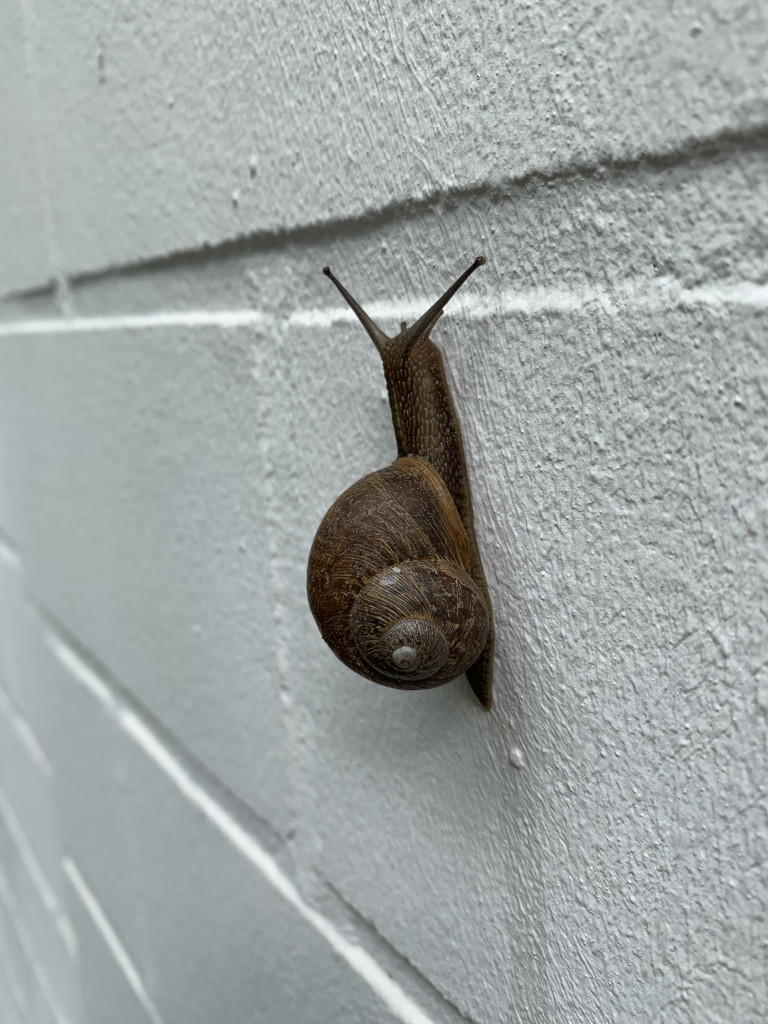
#> input picture Data aufbereiten/bilder_aufbereiten/schnecke.jpg, 768 x 1024 px
$ python sclearn_aufgabe_MS.py
#> lines starting #> are read from the running program, lines starting #| are printed output that depends on the picture; after the words box and inside, x2 and y2 are one past the last pixel; in counts of white or black regions, pixels touching at a corner belong together
from skimage import io, color
from skimage.filters import gaussian
import matplotlib.pyplot as plt
from os import path

#Pfade Einrichtung
current_dir = path.dirname(path.abspath(__file__))
filename = path.join(current_dir,"schnecke.jpg")

fig, ax  = plt.subplots(1,3, figsize=(12,5))

#image laden
image = io.imread(filename)
#> image is the input picture: shape (1024, 768, 3); mean R, G, B 157.6, 163.1, 162.4

#Schritt 1. image Vorverabeitung
if image.ndim == 3:
    image = color.rgb2gray(image)
#> image: shape (1024, 768) float64

#Schritt 2. Image Glätterung
#reduziert Rauschen und macht die Bildverarbeitung robuster
image_smooth = gaussian(image, sigma=1.0)

#Schritt 3 Höher Kontrast setzen

# Kantendetektion (Canny)
from skimage.feature import canny

edges = canny(
    image_smooth,
    sigma=1.5,
    low_threshold=0.1,
    high_threshold=0.3,
    use_quantiles=True
)
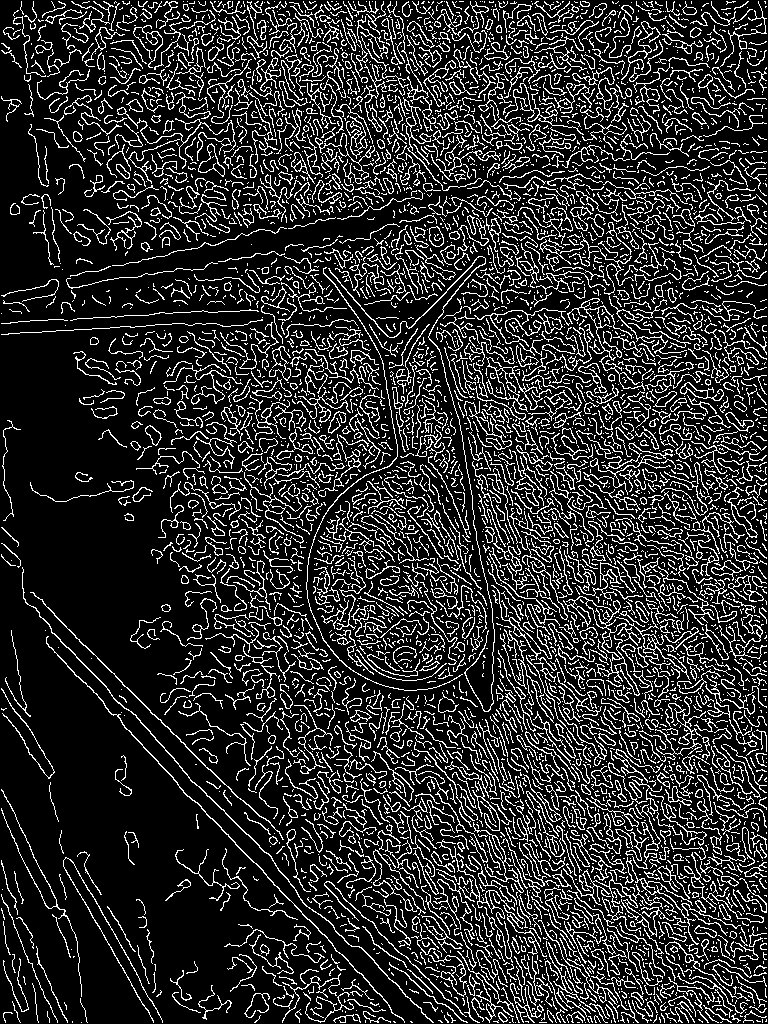
#> edges: shape (1024, 768) bool; 17.5% white in thin lines or dots

# Segmentierung (Chan_Vese)
from skimage.segmentation import chan_vese

segmentation = chan_vese(
    image_smooth,
    mu=0.4,
    lambda1=1.0,
    lambda2=1.0,
    init_level_set="checkerboard",
    max_num_iter=100
)
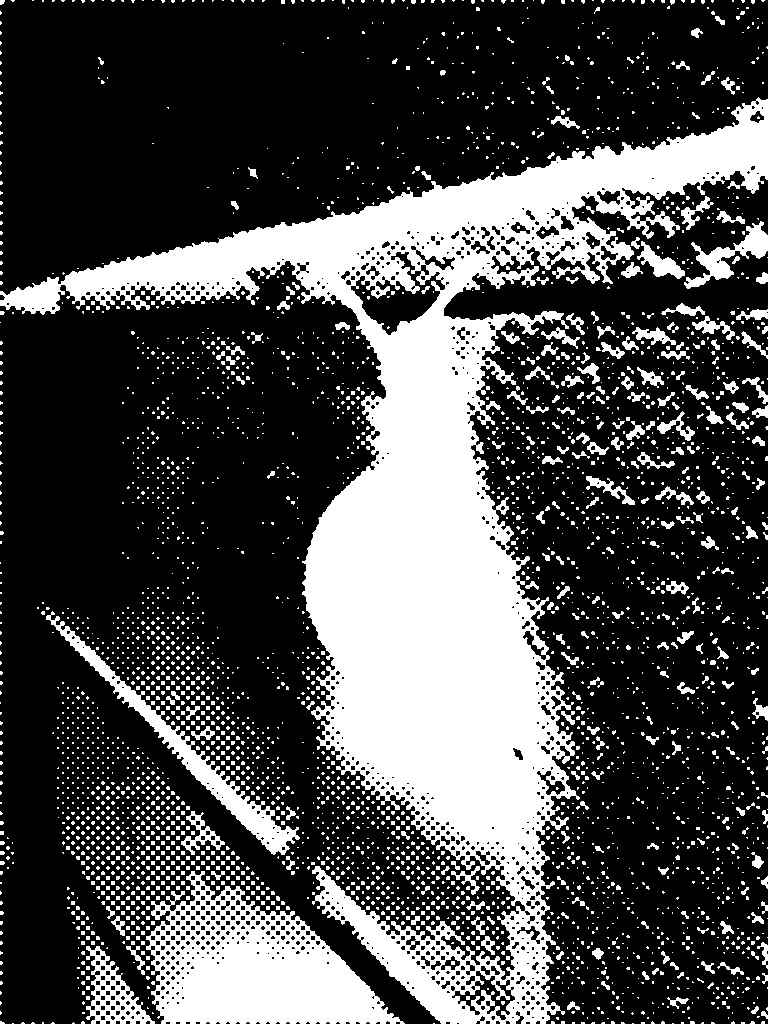
#> segmentation: shape (1024, 768) bool; 29% white; 3619 white regions (3360 under 20 px), largest, box (x1, y1, x2, y2) and area: (0, 97, 768, 1024) 155117, (146, 871, 405, 1024) 21188, (46, 611, 300, 855) 5601

# Feature-Extraktion : Erzeuge numerische Features für ML
import numpy as np

features = {
    "edge_density":edges.mean(), # kantig
    "segmant_area":segmentation.sum(), # Größe
    "mean_intensity_segment":image[segmentation].mean(),# Material
    "std_intensity_segment":image[segmentation].std()#Texturehinweise
}
#> features = {'edge_density': 0.175, 'segmant_area': 228151, 'mean_intensity_segment': 0.486, 'std_intensity_segment': 0.173}
X = np.array(list(features.values()))
#> X = [0.175, 228151, 0.486, 0.173]
print(X)
#| [1.74748739e-01 2.28151000e+05 4.86345399e-01 1.72869316e-01]

# Vorbereitung für sklearn
from sklearn.preprocessing import StandardScaler

scaler = StandardScaler()
X_scaled = scaler.fit_transform(X.reshape(1,-1))
#> X_scaled = [[0, 0, 0, 0]]


#io.imshow(image)
ax[0].imshow(image, cmap="gray")
ax[0].set_title("Original")

ax[1].imshow(edges, cmap="gray")
ax[1].set_title("Canny")

ax[2].imshow(segmentation, cmap="gray")
ax[2].contour(segmentation, color="r")
ax[2].set_title("Chan_Vese")

plt.show()
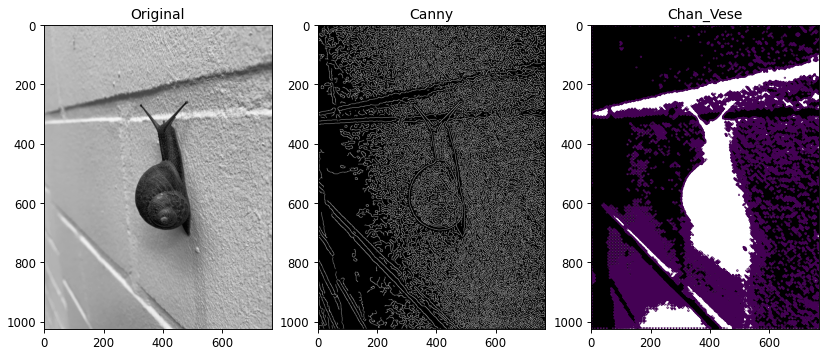
#> figure drawn by matplotlib, 3 panels

$ run again, with Data aufbereiten/bilder_aufbereiten/Ameba_002.jpg copied over Data aufbereiten/bilder_aufbereiten/schnecke.jpg
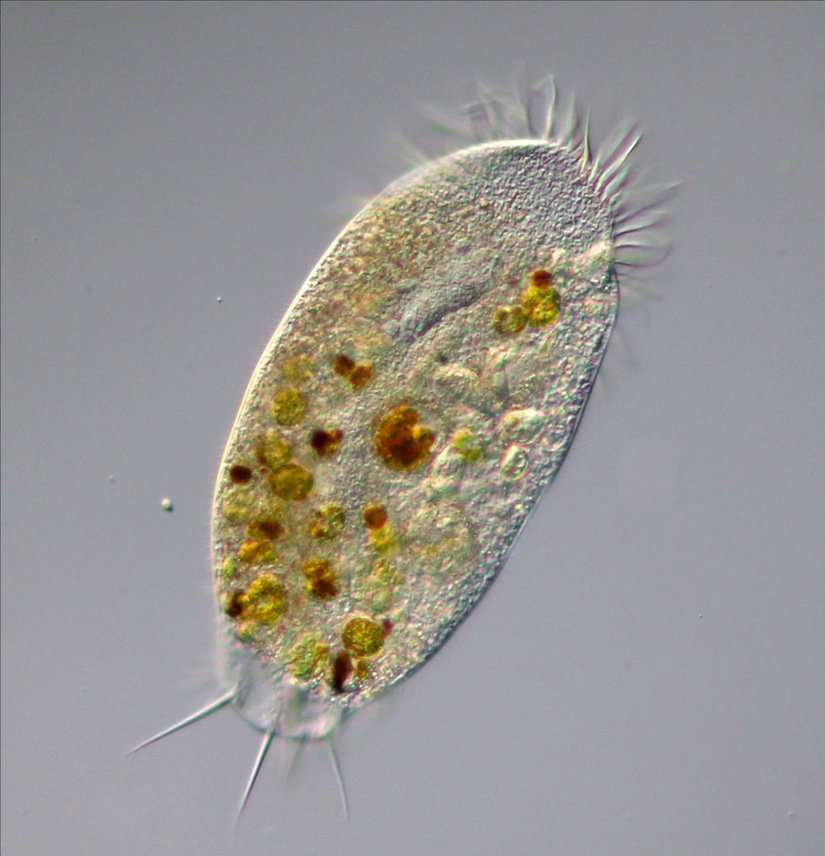
#> input picture Data aufbereiten/bilder_aufbereiten/Ameba_002.jpg, 825 x 856 px, shrunk from 2780 x 2885 before the run
#> image is the input picture: shape (856, 825, 3); mean R, G, B 152.4, 149.6, 146.4
#> image: shape (856, 825) float64
#> `edges = canny( image_smooth, sigma=1.5, low_threshold=0.1, high_thresh..`:
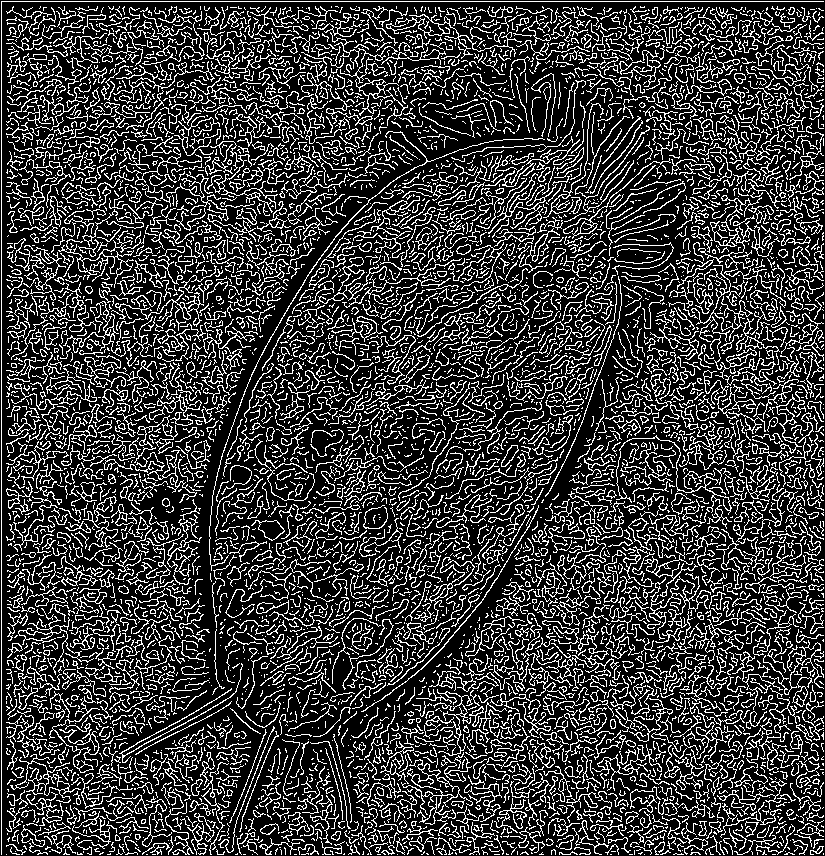
#> edges: shape (856, 825) bool; 22.7% white in thin lines or dots
#> segmentation: shape (856, 825) bool; 53.2% white; 7006 black regions (6909 under 20 px), largest, box (x1, y1, x2, y2) and area: (0, 0, 825, 715) 236295, (291, 616, 395, 705) 4422, (291, 706, 360, 770) 869
#> features = {'edge_density': 0.227, 'segmant_area': 375856, 'mean_intensity_segment': 0.622, 'std_intensity_segment': 0.0617}
#> X = [0.227, 375856, 0.622, 0.0617]
#| [2.27459643e-01 3.75856000e+05 6.22267825e-01 6.16698316e-02]
#> X_scaled = [[0, 0, 0, 0]]
#> `plt.show()`:
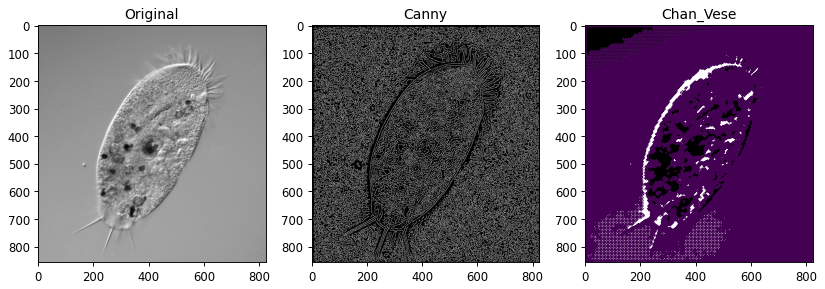
#> figure drawn by matplotlib, 3 panels

$ run again, with Data aufbereiten/bilder_aufbereiten/apple.jpg copied over Data aufbereiten/bilder_aufbereiten/schnecke.jpg
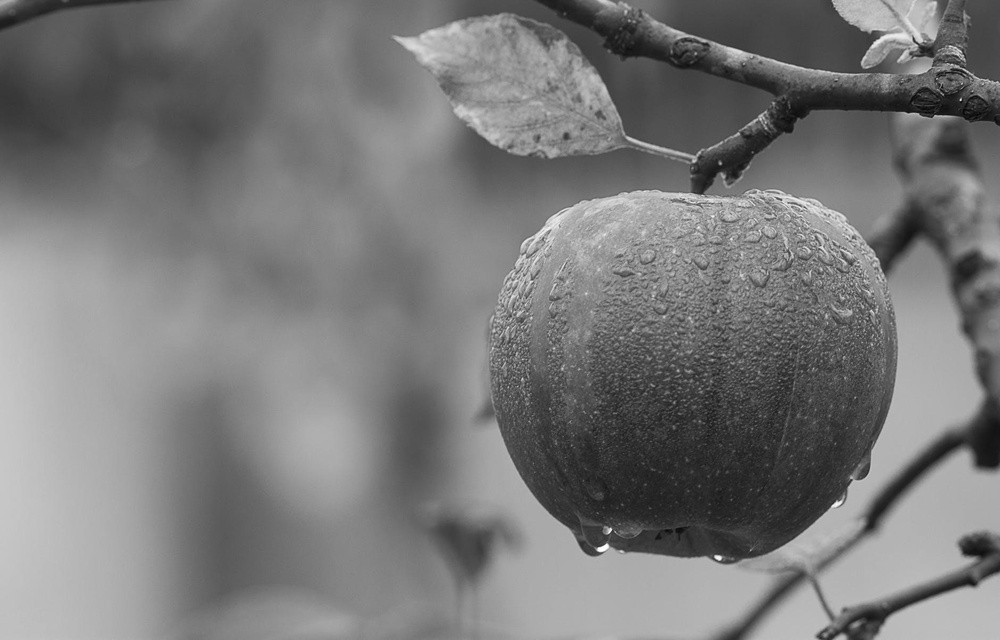
#> input picture Data aufbereiten/bilder_aufbereiten/apple.jpg, 1000 x 640 px, shrunk from 1880 x 1204 before the run
#> image is the input picture: shape (640, 1000); min 1, max 255, mean 121.2
#> `edges = canny( image_smooth, sigma=1.5, low_threshold=0.1, high_thresh..`:
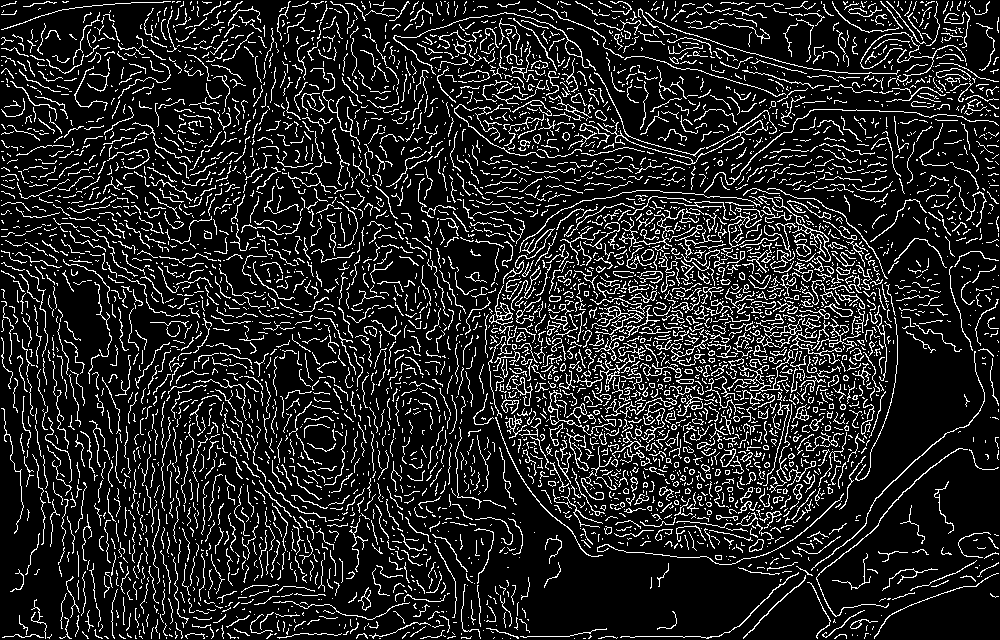
#> edges: shape (640, 1000) bool; 13.9% white in thin lines or dots
#> segmentation: shape (640, 1000) bool; 46.4% white; 473 white regions (448 under 20 px), largest, box (x1, y1, x2, y2) and area: (0, 0, 1000, 558) 159171, (478, 255, 896, 564) 87660, (176, 391, 315, 620) 18688
#> features = {'edge_density': 0.139, 'segmant_area': 296823, 'mean_intensity_segment': 84.16, 'std_intensity_segment': 26.1}
#> X = [0.139, 296823, 84.16, 26.1]
#| [1.39335938e-01 2.96823000e+05 8.41636329e+01 2.60971495e+01]
#> X_scaled = [[0, 0, 0, 0]]
#> `plt.show()`:
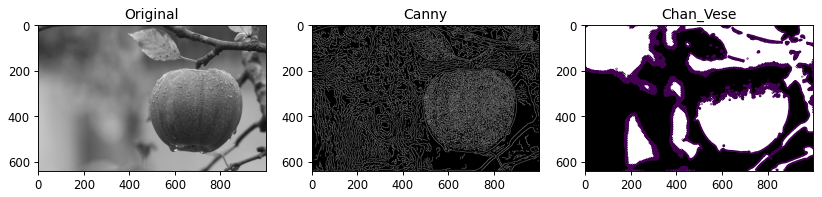
#> figure drawn by matplotlib, 3 panels
